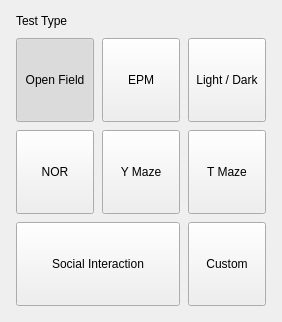
                <widget class="QFrame" name="cardTestType">
                 <property name="cssClass" stdset="0">
                  <string>card</string>
                 </property>
                 <property name="frameShape">
                  <enum>QFrame::NoFrame</enum>
                 </property>
                 <layout class="QVBoxLayout" name="layout_23">
                  <property name="spacing">
                   <number>10</number>
                  </property>
                  <property name="leftMargin">
                   <number>16</number>
                  </property>
                  <property name="topMargin">
                   <number>14</number>
                  </property>
                  <property name="rightMargin">
                   <number>16</number>
                  </property>
                  <property name="bottomMargin">
                   <number>16</number>
                  </property>
                  <item>
                   <widget class="QLabel" name="qlabel_11">
                    <property name="text">
                     <string>Test Type</string>
                    </property>
                    <property name="cssClass" stdset="0">
                     <string>cardTitle</string>
                    </property>
                   </widget>
                  </item>
                  <item>
                   <layout class="QGridLayout" name="layout_24">
                    <property name="horizontalSpacing">
                     <number>8</number>
                    </property>
                    <property name="verticalSpacing">
                     <number>8</number>
                    </property>
                    <item row="0" column="0">
                     <widget class="QToolButton" name="expTile_open_field">
                      <property name="text">
                       <string>Open Field</string>
                      </property>
                      <property name="cssClass" stdset="0">
                       <string>tile</string>
                      </property>
                      <property name="icon">
                       <iconset>
                        <normaloff>icons/tile_open_field.svg</normaloff>
                       </iconset>
                      </property>
                      <property name="iconSize">
                       <size>
                        <width>28</width>
                        <height>28</height>
                       </size>
                      </property>
                      <property name="toolButtonStyle">
                       <enum>Qt::ToolButtonTextUnderIcon</enum>
                      </property>
                      <property name="checkable">
                       <bool>true</bool>
                      </property>
                      <property name="checked">
                       <bool>true</bool>
                      </property>
                      <property name="autoExclusive">
                       <bool>true</bool>
                      </property>
                      <property name="minimumSize">
                       <size>
                        <width>78</width>
                        <height>84</height>
                       </size>
                      </property>
                      <property name="sizePolicy">
                       <sizepolicy hsizetype="Expanding" vsizetype="Preferred">
                        <horstretch>0</horstretch>
                        <verstretch>0</verstretch>
                       </sizepolicy>
                      </property>
                     </widget>
                    </item>
                    <item row="0" column="1">
                     <widget class="QToolButton" name="expTile_epm">
                      <property name="text">
                       <string>EPM</string>
                      </property>
                      <property name="cssClass" stdset="0">
                       <string>tile</string>
                      </property>
                      <property name="icon">
                       <iconset>
                        <normaloff>icons/tile_epm.svg</normaloff>
                       </iconset>
                      </property>
                      <property name="iconSize">
                       <size>
                        <width>28</width>
                        <height>28</height>
                       </size>
                      </property>
                      <property name="toolButtonStyle">
                       <enum>Qt::ToolButtonTextUnderIcon</enum>
                      </property>
                      <property name="checkable">
                       <bool>true</bool>
                      </property>
                      <property name="checked">
                       <bool>false</bool>
                      </property>
                      <property name="autoExclusive">
                       <bool>true</bool>
                      </property>
                      <property name="minimumSize">
                       <size>
                        <width>78</width>
                        <height>84</height>
                       </size>
                      </property>
                      <property name="sizePolicy">
                       <sizepolicy hsizetype="Expanding" vsizetype="Preferred">
                        <horstretch>0</horstretch>
                        <verstretch>0</verstretch>
                       </sizepolicy>
                      </property>
                     </widget>
                    </item>
                    <item row="0" column="2">
                     <widget class="QToolButton" name="expTile_light_dark">
                      <property name="text">
                       <string>Light / Dark</string>
                      </property>
                      <property name="cssClass" stdset="0">
                       <string>tile</string>
                      </property>
                      <property name="icon">
                       <iconset>
                        <normaloff>icons/tile_light_dark.svg</normaloff>
                       </iconset>
                      </property>
                      <property name="iconSize">
                       <size>
                        <width>28</width>
                        <height>28</height>
                       </size>
                      </property>
                      <property name="toolButtonStyle">
                       <enum>Qt::ToolButtonTextUnderIcon</enum>
                      </property>
                      <property name="checkable">
                       <bool>true</bool>
                      </property>
                      <property name="checked">
                       <bool>false</bool>
                      </property>
                      <property name="autoExclusive">
                       <bool>true</bool>
                      </property>
                      <property name="minimumSize">
                       <size>
                        <width>78</width>
                        <height>84</height>
                       </size>
                      </property>
                      <property name="sizePolicy">
                       <sizepolicy hsizetype="Expanding" vsizetype="Preferred">
                        <horstretch>0</horstretch>
                        <verstretch>0</verstretch>
                       </sizepolicy>
                      </property>
                     </widget>
                    </item>
                    <item row="1" column="0">
                     <widget class="QToolButton" name="expTile_nor">
                      <property name="text">
                       <string>NOR</string>
                      </property>
                      <property name="cssClass" stdset="0">
                       <string>tile</string>
                      </property>
                      <property name="icon">
                       <iconset>
                        <normaloff>icons/tile_nor.svg</normaloff>
                       </iconset>
                      </property>
                      <property name="iconSize">
                       <size>
                        <width>28</width>
                        <height>28</height>
                       </size>
                      </property>
                      <property name="toolButtonStyle">
                       <enum>Qt::ToolButtonTextUnderIcon</enum>
                      </property>
                      <property name="checkable">
                       <bool>true</bool>
                      </property>
                      <property name="checked">
                       <bool>false</bool>
                      </property>
                      <property name="autoExclusive">
                       <bool>true</bool>
                      </property>
                      <property name="minimumSize">
                       <size>
                        <width>78</width>
                        <height>84</height>
                       </size>
                      </property>
                      <property name="sizePolicy">
                       <sizepolicy hsizetype="Expanding" vsizetype="Preferred">
                        <horstretch>0</horstretch>
                        <verstretch>0</verstretch>
                       </sizepolicy>
                      </property>
                     </widget>
                    </item>
                    <item row="1" column="1">
                     <widget class="QToolButton" name="expTile_y_maze">
                      <property name="text">
                       <string>Y Maze</string>
                      </property>
                      <property name="cssClass" stdset="0">
                       <string>tile</string>
                      </property>
                      <property name="icon">
                       <iconset>
                        <normaloff>icons/tile_y_maze.svg</normaloff>
                       </iconset>
                      </property>
                      <property name="iconSize">
                       <size>
                        <width>28</width>
                        <height>28</height>
                       </size>
                      </property>
                      <property name="toolButtonStyle">
                       <enum>Qt::ToolButtonTextUnderIcon</enum>
                      </property>
                      <property name="checkable">
                       <bool>true</bool>
                      </property>
                      <property name="checked">
                       <bool>false</bool>
                      </property>
                      <property name="autoExclusive">
                       <bool>true</bool>
                      </property>
                      <property name="minimumSize">
                       <size>
                        <width>78</width>
                        <height>84</height>
                       </size>
                      </property>
                      <property name="sizePolicy">
                       <sizepolicy hsizetype="Expanding" vsizetype="Preferred">
                        <horstretch>0</horstretch>
                        <verstretch>0</verstretch>
                       </sizepolicy>
                      </property>
                     </widget>
                    </item>
                    <item row="1" column="2">
                     <widget class="QToolButton" name="expTile_t_maze">
                      <property name="text">
                       <string>T Maze</string>
                      </property>
                      <property name="cssClass" stdset="0">
                       <string>tile</string>
                      </property>
                      <property name="icon">
                       <iconset>
                        <normaloff>icons/tile_t_maze.svg</normaloff>
                       </iconset>
                      </property>
                      <property name="iconSize">
                       <size>
                        <width>28</width>
                        <height>28</height>
                       </size>
                      </property>
                      <property name="toolButtonStyle">
                       <enum>Qt::ToolButtonTextUnderIcon</enum>
                      </property>
                      <property name="checkable">
                       <bool>true</bool>
                      </property>
                      <property name="checked">
                       <bool>false</bool>
                      </property>
                      <property name="autoExclusive">
                       <bool>true</bool>
                      </property>
                      <property name="minimumSize">
                       <size>
                        <width>78</width>
                        <height>84</height>
                       </size>
                      </property>
                      <property name="sizePolicy">
                       <sizepolicy hsizetype="Expanding" vsizetype="Preferred">
                        <horstretch>0</horstretch>
                        <verstretch>0</verstretch>
                       </sizepolicy>
                      </property>
                     </widget>
                    </item>
                    <item row="2" column="0" colspan="2">
                     <widget class="QToolButton" name="expTile_social">
                      <property name="text">
                       <string>Social Interaction</string>
                      </property>
                      <property name="cssClass" stdset="0">
                       <string>tile</string>
                      </property>
                      <property name="icon">
                       <iconset>
                        <normaloff>icons/tile_social.svg</normaloff>
                       </iconset>
                      </property>
                      <property name="iconSize">
                       <size>
                        <width>28</width>
                        <height>28</height>
                       </size>
                      </property>
                      <property name="toolButtonStyle">
                       <enum>Qt::ToolButtonTextUnderIcon</enum>
                      </property>
                      <property name="checkable">
                       <bool>true</bool>
                      </property>
                      <property name="checked">
                       <bool>false</bool>
                      </property>
                      <property name="autoExclusive">
                       <bool>true</bool>
                      </property>
                      <property name="minimumSize">
                       <size>
                        <width>78</width>
                        <height>84</height>
                       </size>
                      </property>
                      <property name="sizePolicy">
                       <sizepolicy hsizetype="Expanding" vsizetype="Preferred">
                        <horstretch>0</horstretch>
                        <verstretch>0</verstretch>
                       </sizepolicy>
                      </property>
                     </widget>
                    </item>
                    <item row="2" column="2">
                     <widget class="QToolButton" name="expTile_custom">
                      <property name="text">
                       <string>Custom</string>
                      </property>
                      <property name="cssClass" stdset="0">
                       <string>tile</string>
                      </property>
                      <property name="icon">
                       <iconset>
                        <normaloff>icons/tile_custom.svg</normaloff>
                       </iconset>
                      </property>
                      <property name="iconSize">
                       <size>
                        <width>28</width>
                        <height>28</height>
                       </size>
                      </property>
                      <property name="toolButtonStyle">
                       <enum>Qt::ToolButtonTextUnderIcon</enum>
                      </property>
                      <property name="checkable">
                       <bool>true</bool>
                      </property>
                      <property name="checked">
                       <bool>false</bool>
                      </property>
                      <property name="autoExclusive">
                       <bool>true</bool>
                      </property>
                      <property name="minimumSize">
                       <size>
                        <width>78</width>
                        <height>84</height>
                       </size>
                      </property>
                      <property name="sizePolicy">
                       <sizepolicy hsizetype="Expanding" vsizetype="Preferred">
                        <horstretch>0</horstretch>
                        <verstretch>0</verstretch>
                       </sizepolicy>
                      </property>
                     </widget>
                    </item>
                   </layout>
                  </item>
                 </layout>
                </widget>
